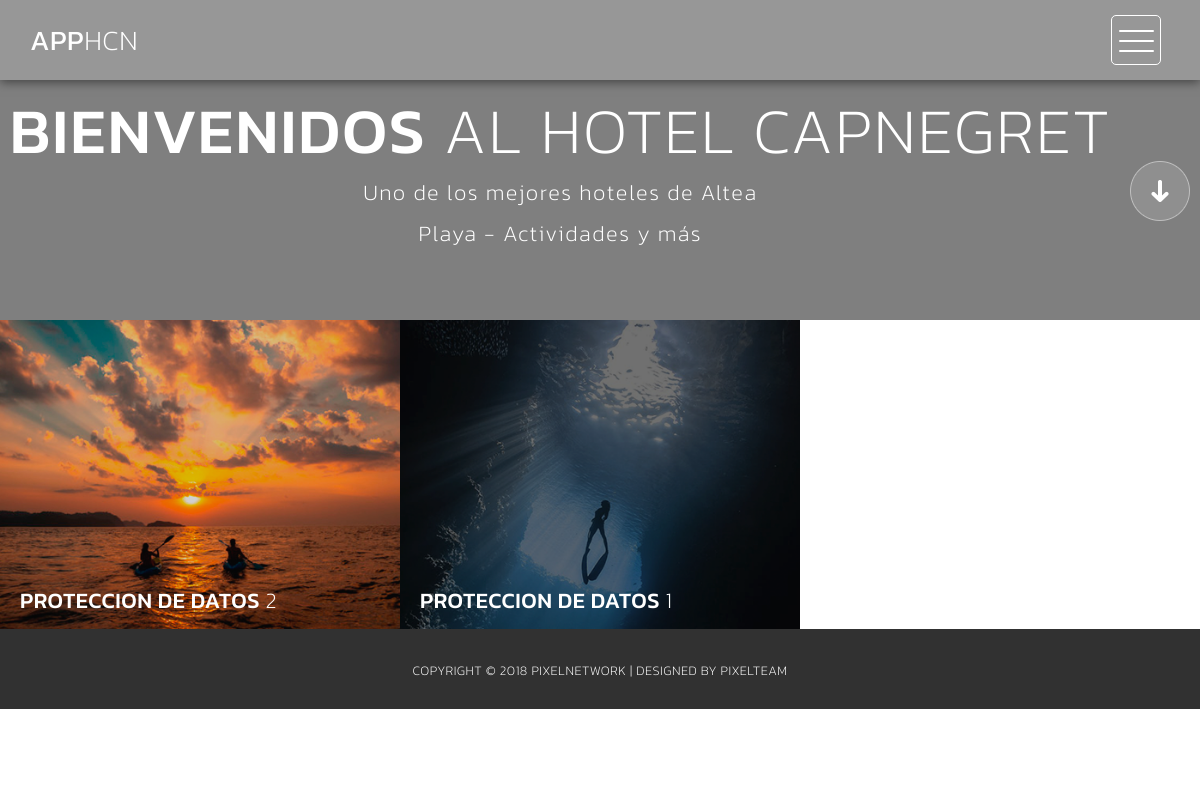
The page / on the database its author committed.
### page/models.py (models this page shows, shortened)
class Post(models.Model):
    id = models.AutoField(primary_key=True)
    title = models.CharField('Titulo', max_length=90, blank=False, null=False)
    description = models.CharField('Descripcion', max_length=110, blank=False, null=False)
    contents = RichTextField(verbose_name = "Contenido del post")
    image = models.ImageField(verbose_name = "Imagen", upload_to = "post")
    category = models.ForeignKey(Category, on_delete=models.CASCADE)
    created = models.DateTimeField(auto_now_add=True, verbose_name = "Fecha de creación")
    updated = models.DateTimeField(auto_now=True, verbose_name = "Fecha de edición")
    class Meta:
        verbose_name = 'Post'
        verbose_name_plural = 'Posts'
        ordering = ["-created"]

### homepage/views.py (the view, shortened to what this page needs)
# urls.py: path('', IndexView.as_view(), name='index'),
class IndexView(TemplateView):
    @method_decorator(csrf_exempt)
    def dispatch(self, request, *args, **kwargs):
        return super().dispatch(request, *args, **kwargs)
    def get_template_names(self):
        return 'index.html'
    def get(self, request, *args, **kwargs):
        action = request.GET['action'] if 'action' in request.GET else ''
        return super().get(request, *args, **kwargs)
    def get_context_data(self, **kwargs):
        context = super().get_context_data(**kwargs)
        context['title'] = 'Inicio'
        context['namesala'] = 'videos'
        fechaactual = datetime.now().date()
        context['listareproduccion'] = ListaReproduccion.objects.filter(fecha_subida=fechaactual).order_by('fecha_subida', 'hora_subida')
        context['hoy'] = fechaactual
        posts = Post.objects.filter()
        page = self.request.GET.get('page')
        context['posts'] = posts
        return context

### homepage/templates/index.html (shortened to what this page needs)
{% load static %}
<!DOCTYPE html>
<html>
    <head>
        {% load pwa %}
        <link rel="stylesheet" href="{% static 'homepage/css/bootstrap.min.css' %}">
        <link rel="stylesheet" href="{% static 'homepage/css/bootstrap-theme.min.css' %}">
        <link rel="stylesheet" href="{% static 'homepage/css/fontAwesome.css' %}">
        <link rel="stylesheet" href="{% static 'homepage/css/light-box.css' %}">
        <link rel="stylesheet" href="{% static 'homepage/css/templatemo-style.css' %}">
    </head>
<body>
    <nav>
        <div class="logo">
            <a href="/">App<em>HCN</em></a>
        </div>
        <div class="menu-icon">
        <span></span>
      </div>
    </nav>
    <div id="video-container">
        <div class="video-overlay"></div>
        <div class="video-content">
            <br/><br/>
            <div class="inner justify-content-center">
              <h1>Bienvenidos<em> al Hotel Capnegret</em></h1>
              <p>Uno de los mejores hoteles de Altea</p>
              <p>Playa - Actividades y más</p>
                <div class="scroll-icon">
                    <a class="scrollTo" data-scrollTo="portfolio" href="#"><img src="{% static 'homepage/img/scroll-icon.png' %}" alt=""></a>
                </div>
            </div>
        </div>
        <video autoplay="" loop="" muted>
            <source src="{% static 'homepage/img/highway-loop.mp4' %}" type="video/mp4" />
        </video>
    </div>
    <div class="full-screen-portfolio" id="portfolio">
        <div class="container-fluid">
            {% if posts %}
            {% for post in posts %}
            <div class="col-md-4 col-sm-6">
                <div class="portfolio-item">
                    <a href="{% url 'post_detail' post.id %}">
                        <div class="thumb">
                            <div class="hover-effect">
                                <div class="hover-content">
                                    <h1>{{ post.title }}<em> {{ post.id }}</em></h1>
                                </div>
                            </div>
                            <div class="image">
                                <img src="{{ post.image.url }}">
                            </div>
                        </div>
                    </a>
                </div>
            </div>
            {% endfor %}
            {% else %}
            <h1 align="center">Necesitas Crear una pagina<br />para tu App<br /><br /></h1>
            {% endif %}
        </div>
    </div>
    <footer>
        <div class="container-fluid">
            <div class="col-md-12">
                <p>Copyright &copy; 2018 Pixelnetwork | Designed by Pixelteam</p>
            </div>
        </div>
    </footer>
    <div class="popup-icon">
      <button id="modBtn" class="modal-btn"><img src="{% static 'homepage/img/contact-icon.png' %}" alt=""></button>
    </div>
<link rel="stylesheet" href="/static/plyr/plyr.css">
</body>
</html>

### static/homepage/css/light-box.css (style rules this page uses)
body:after { content: url(../img/close.png) url(../img/loading.gif) url(../img/prev.png) url(../img/next.png); display: none; }

### static/homepage/css/templatemo-style.css (style rules this page uses)
body { font-family: 'Kanit', sans-serif; }
body, html { height: 100%; min-height: 100%; overflow-x: hidden; }
nav .logo { float: left; margin-left: 30px; }
nav .logo a { font-size: 28px; line-height: 80px; text-transform: uppercase; color: #fff; text-decoration: none; letter-spacing: 0.5px; }
nav .logo em { font-style: normal; font-weight: 200; }
nav { background: rgba(250,250,250,0.2); height: 80px; position: fixed; width: 100%; left: 0; top: 0; z-index: 300; box-shadow: 0px 2px 10px 0px rgba(0,0,0,0.5); }
.menu-icon { background: transparent; border: 1px solid #fff; width: 50px; height: 50px; margin: 15px 39px 0 auto; position: relative; cursor: pointer; transition: background 0.5s; border-radius: 5px; }
.menu-icon span, .menu-icon span:before, .menu-icon span:after { cursor: pointer; border-radius: 1px; height: 2px; width: 35px; background: white; position: absolute; left: 15%; top: 50%; display: block; content: ''; transition: all 0.5s ease-in-out; }
.menu-icon span:before { left: 0; top: -10px; }
.menu-icon span:after { left: 0; top: 10px; }
#video-container { position: relative; width: 100%; height: 420px; overflow: hidden; z-index: 1; }
#video-container video, .video-overlay { position: absolute; left: 50%; top: 50%; transform: translate(-50%, -50%); min-width: 100%; min-height: 100%; }
#video-container .video-overlay { z-index: 9999; background: rgba(0,0,0,0.5); width: 100%; }
#video-container .video-content { z-index: 99999; position: absolute; height: 80%; width: 100%; }
#video-container .video-content .inner { height: 100%; width: 100%; display: flex; justify-content: center; align-items: center; flex-flow: column wrap; }
#video-container .video-content .inner h1 { font-size: 64px; text-transform: uppercase; color: #fff; letter-spacing: 2px; font-weight: 500; text-align: center; }
#video-container .video-content .inner em { font-style: normal; font-weight: 200; }
#video-container .video-content .inner p { color: #fff; font-size: 22px; font-weight: 200; letter-spacing: 1.5px; text-align: center; padding: 0px 30px; }
#video-container .video-content .inner a { color: #fff; text-decoration: underline; }
#video-container .video-content .inner .scroll-icon { margin-top: 45px; }
.full-screen-portfolio .container-fluid, .full-screen-portfolio .col-md-4, .col-md-8 { padding-left: 0px; padding-right: 0px; }
.portfolio-item img { width: 100%; overflow: hidden; }
.portfolio-item .thumb { position: relative; }
.portfolio-item .hover-effect .hover-content { position: absolute; text-align: left; width: 100%; bottom: 0; left: 0; }
.full-screen-portfolio .portfolio-item h1 { position: relative; font-size: 22px; text-transform: uppercase; color: #fff; display: inline-block; padding-left: 20px; line-height: 15px; transform: translateY(25px); transition: .5s ease-in-out; letter-spacing: 0.5px; }
.full-screen-portfolio .portfolio-item em { font-style: normal; font-weight: 200; }
.full-screen-portfolio .portfolio-item { text-align: center; line-height: 150%; text-transform: lowercase; cursor: pointer; }
.popup-icon { position: fixed; bottom: 30px; right: 30px; z-index: 300; display: inline-block; width: 60px; height: 60px; }
.popup-icon button { background-color: transparent; outline: none; border: none; }
.modal-btn img { width: 60px; height: 60px; }
footer { width: 100%; height: 80px; background-color: #313131; }
footer p { text-align: center; color: #fff; font-weight: 200; font-size: 13px; text-transform: uppercase; padding-top: 33px; letter-spacing: 0.5px; }
.portfolio-item .hover-effect .hover-content { position: absolute; text-align: left; width: 100%; bottom: 5px; left: 0; }
@media (max-width: 1200px) { #video-container { position: relative; width: 100%; height: 40%; overflow: hidden; z-index: 1; } }

### rows shown on the page
Post: title "PROTECCION DE DATOS", id "2", image (picture)
Post: title "PROTECCION DE DATOS", id "1", image (picture)
